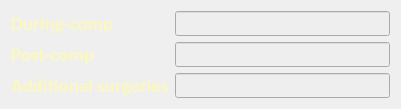
     <widget class="QWidget" name="layoutWidget">
      <property name="geometry">
       <rect>
        <x>340</x>
        <y>300</y>
        <width>401</width>
        <height>91</height>
       </rect>
      </property>
      <layout class="QFormLayout" name="Comp_layout">
       <item row="0" column="0">
        <widget class="QLabel" name="L_during_comp">
         <property name="font">
          <font>
           <family>Calibri</family>
           <pointsize>14</pointsize>
           <weight>75</weight>
           <italic>false</italic>
           <bold>true</bold>
          </font>
         </property>
         <property name="text">
          <string>&lt;html&gt;&lt;head/&gt;&lt;body&gt;&lt;p&gt;&lt;span style=&quot; color:#fbf8be;&quot;&gt;During-comp&lt;/span&gt;&lt;/p&gt;&lt;/body&gt;&lt;/html&gt;</string>
         </property>
        </widget>
       </item>
       <item row="0" column="1">
        <widget class="QLineEdit" name="during_comp_edit">
         <property name="font">
          <font>
           <family>Calibri</family>
           <pointsize>10</pointsize>
           <weight>50</weight>
           <italic>false</italic>
           <bold>false</bold>
          </font>
         </property>
         <property name="styleSheet">
          <string notr="true">QLineEdit{
	background-color: rgb(238, 238, 238);
color: rgb(0, 0, 0);
}</string>
         </property>
         <property name="readOnly">
          <bool>true</bool>
         </property>
        </widget>
       </item>
       <item row="1" column="0">
        <widget class="QLabel" name="L_post_comp">
         <property name="font">
          <font>
           <family>Calibri</family>
           <pointsize>14</pointsize>
           <weight>75</weight>
           <italic>false</italic>
           <bold>true</bold>
          </font>
         </property>
         <property name="text">
          <string>&lt;html&gt;&lt;head/&gt;&lt;body&gt;&lt;p&gt;&lt;span style=&quot; color:#fbf8be;&quot;&gt;Post-comp &lt;/span&gt;&lt;/p&gt;&lt;/body&gt;&lt;/html&gt;</string>
         </property>
        </widget>
       </item>
       <item row="1" column="1">
        <widget class="QLineEdit" name="post_comp_edit">
         <property name="font">
          <font>
           <family>Calibri</family>
           <pointsize>10</pointsize>
           <weight>50</weight>
           <italic>false</italic>
           <bold>false</bold>
          </font>
         </property>
         <property name="styleSheet">
          <string notr="true">QLineEdit{
	background-color: rgb(238, 238, 238);
color: rgb(0, 0, 0);
}</string>
         </property>
        </widget>
       </item>
       <item row="2" column="0">
        <widget class="QLabel" name="L_additional_surgery">
         <property name="font">
          <font>
           <family>Calibri</family>
           <pointsize>14</pointsize>
           <weight>75</weight>
           <italic>false</italic>
           <bold>true</bold>
          </font>
         </property>
         <property name="text">
          <string>&lt;html&gt;&lt;head/&gt;&lt;body&gt;&lt;p&gt;&lt;span style=&quot; color:#fbf8be;&quot;&gt;Additional surgeries&lt;/span&gt;&lt;/p&gt;&lt;/body&gt;&lt;/html&gt;</string>
         </property>
        </widget>
       </item>
       <item row="2" column="1">
        <widget class="QLineEdit" name="additional_edit">
         <property name="font">
          <font>
           <family>Calibri</family>
           <pointsize>10</pointsize>
           <weight>50</weight>
           <italic>false</italic>
           <bold>false</bold>
          </font>
         </property>
         <property name="styleSheet">
          <string notr="true">QLineEdit{
	background-color: rgb(238, 238, 238);
color: rgb(0, 0, 0);
}</string>
         </property>
         <property name="readOnly">
          <bool>true</bool>
         </property>
        </widget>
       </item>
      </layout>
     </widget>
